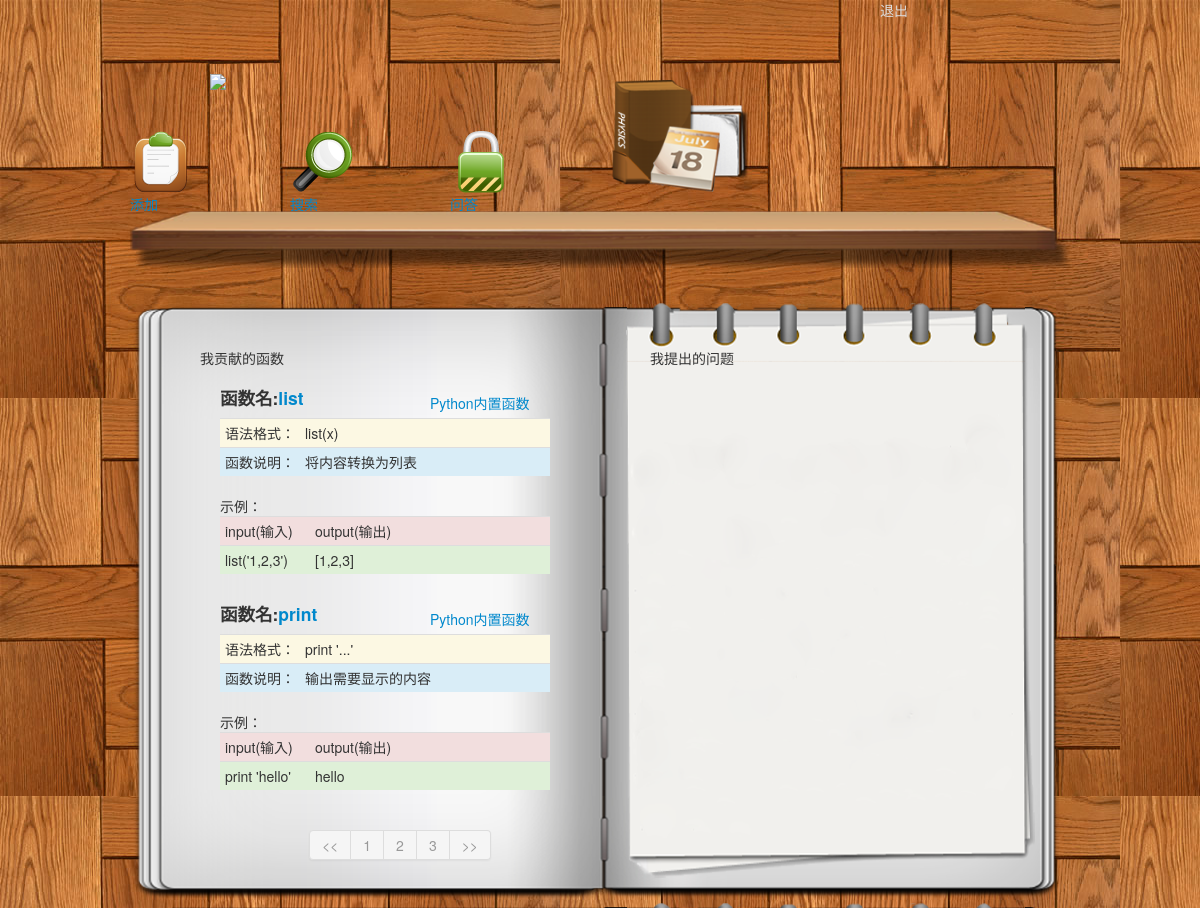
Screenshot of /addfunct/show_funcall/?page=2 (signed in) with the database file from the repository.
### app/models.py (models this page shows, shortened)
class Funct(models.Model):
    name = models.CharField(max_length=20)
    format = models.CharField(max_length=50)
    intro = models.TextField()
    inputs = models.CharField(max_length=50)
    outputs = models.CharField(max_length=50)
    time = models.DateTimeField(auto_now_add=True)
    user = models.ForeignKey(User)
    module = models.ForeignKey(Module)
    like = models.ManyToManyField(User,related_name='like',blank=True,null=True)

class Module(models.Model):
    name = models.CharField(max_length=100)

### app/views.py (the view)
# urls.py: url(r'^addfunct/show_funcall/$',show_funcall),
def show_funcall(request):
    if request.user.is_authenticated():
        headimg = request.session.get('headimg')
        fun_list = Funct.objects.filter(user=request.user).order_by('-id')
        paginator = Paginator(fun_list, 2) # Show 25 contacts per page
        f_list = range(1,paginator.num_pages+1)
        page = request.GET.get('page')
        try:
            functs = paginator.page(page)
        except PageNotAnInteger:
            functs = paginator.page(1)
        except EmptyPage:
            functs = paginator.page(paginator.num_pages)
        return render_to_response('show_funcall.html',locals())

### app/templates/show_funcall.html (shortened to what this page needs)
{% extends "base.html" %}
{% block content %}
<div class="row" style="margin-top:50px;">
     <div class="span5 offset1" style="margin-left:120px;">
         <div class="row">
         <p>我贡献的函数</p>
         </div>
         {%for funct in functs%}
        <div class="row">
       <div class="span3">
        <h4>函数名:<a href="/search/detail/?id={{funct.id}}" >{{funct.name}}</a> </h4>
       </div>
       <div class="span2" style="margin-left:-10px;margin-top:15px;">
         <a  onclick="document.mk.submit();" >{{funct.module.name}}</a>
       </div>
      </div>
      <div>
        <table class="table table-condensed" style="width:330px;">
            <tr class="warning">
              <td style="width:70px">语法格式：</td>
              <td>{{funct.format}}</td>
            </tr>
            <tr class="info">
              <td>函数说明：</td>
              <td>{{funct.intro}}</td>
            </tr>
        </table>
        示例：
         <table class="table table-condensed" style="width:330px;">
            <tr class="error">
              <td style="width:80px">input(输入)</td>
              <td>output(输出)</td>
            </tr>
            <tr class="success">
              <td>{{funct.inputs}}</td>
              <td>{{funct.outputs}}</td>
            </tr>
        </table>
      </div>
       {%endfor%}
        <div class="row">
        <div class="pagination pagination-centered">
          <ul>
           {% if functs.has_previous %}
            <li class="active"><a href="/addfunct/show_funcall/?page={{ functs.previous_page_number }}"><<</a></li>
            {% else %}
            <li class="disabled"><a ><<</a></li>
            {% endif %}
            {% for i in f_list %}
              {% if i == funts.number %}
            <li class="disabled"><a >{{i}}</a></li>
               {% else %}
            <li class="active"><a href="/addfunct/show_funcall/?page={{i}}">{{i}}</a></li>
               {% endif %}
              {% endfor %}
            {% if functs.has_next %}
            <li class="active"><a href="/addfunct/show_funcall/?page={{ functs.next_page_number }}">>></a></li>
               {% else%}
           <li class="disabled"><a >>></a></li>
               {% endif %}
          </ul>
        </div>
      </div>
     </div>
     <div class="span5 "  >
       <div class="row" style="margin-left:30px;">
         <p>我提出的问题</p>
       </div>
     </div>
</div>
{% endblock %}

### rows the page displays
Funct: name "list", module.name "Python内置函数", format "list(x)", intro "将内容转换为列表", inputs "list('1,2,3')", outputs "[1,2,3]"
Funct: name "print", module.name "Python内置函数", format "print '...'", intro "输出需要显示的内容", inputs "print 'hello'", outputs "hello"

### other values shown
{{ i }} "1" "2" "3"
